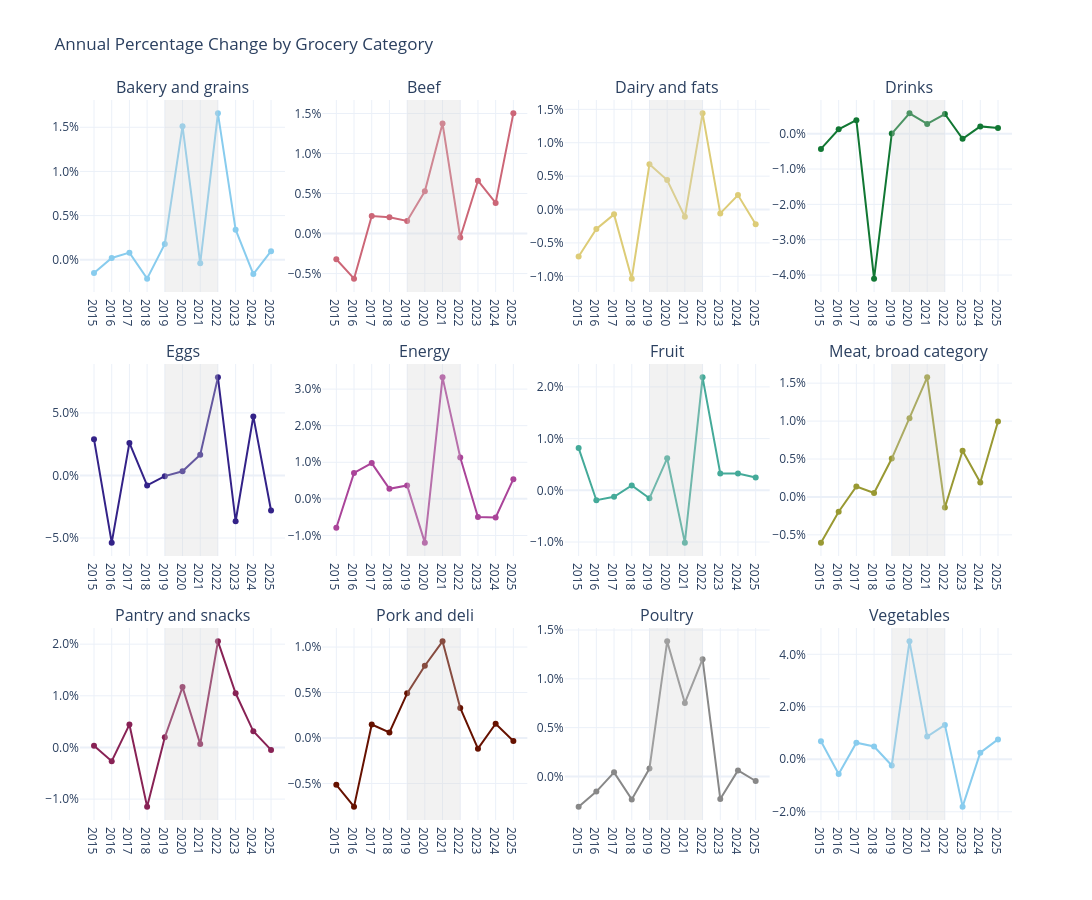
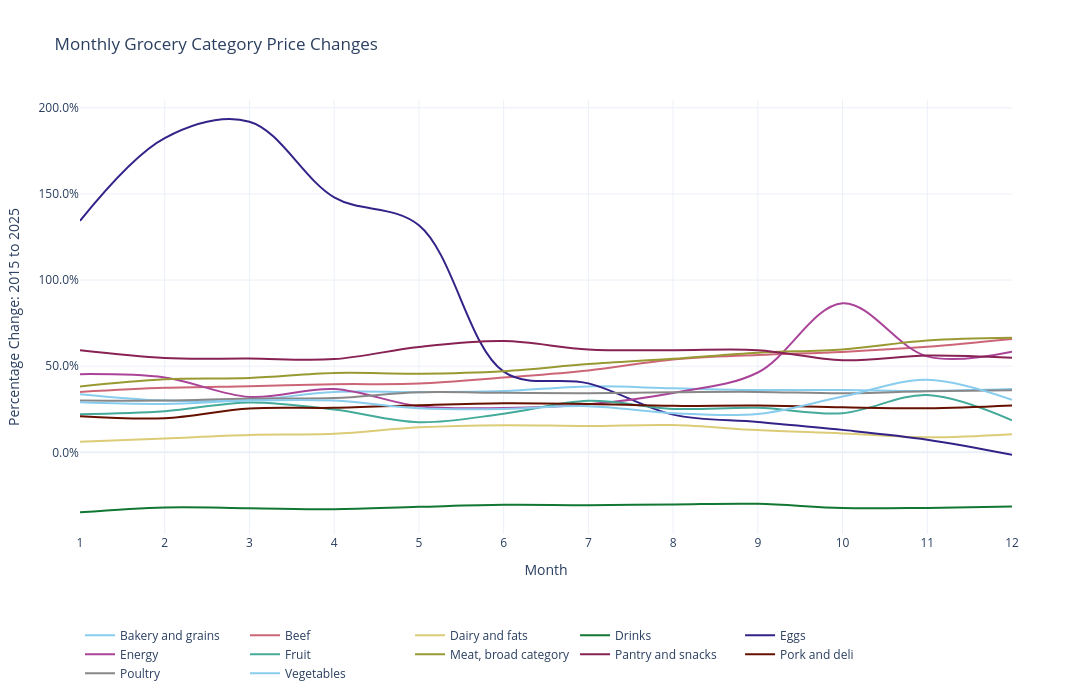
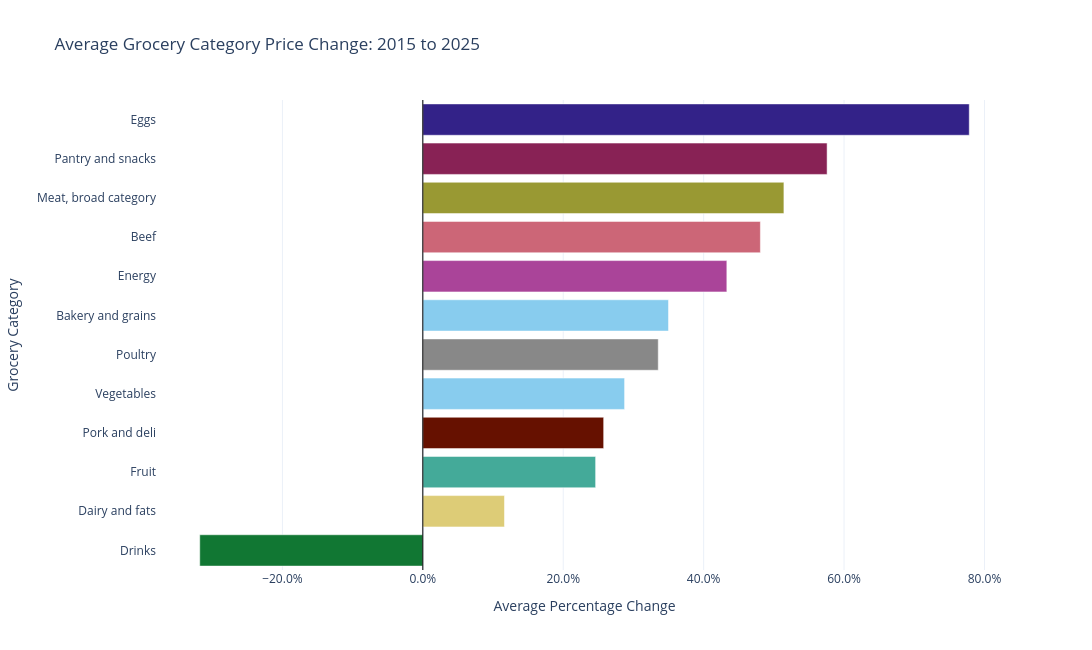

Notebook cell for these charts, in order:
### Markdown cell above
### Question 1: Which grocery categories experienced the highest price increases between 2015 and 2025?

### Code cell
# Creating the df with only the categories and the percentage changing. 
df_pct_cat_monthly = df_project_categories.pct_change()

df_pct_cat_monthly = df_pct_cat_monthly.loc[:, 
    (df_pct_cat_monthly.columns != "Consumer_Price_Index") &
     (df_pct_cat_monthly.columns != "Average_Hourly_Wage")]
# Dropping the first row (Null row, no previous data)

df_pct_cat_monthly = df_pct_cat_monthly.dropna(how="all")

# Creating pivot table per year.

df_pct_pivot = df_pct_cat_monthly.pivot_table(
    index = df_pct_cat_monthly.index.year,
    aggfunc="mean")

# Creating interactive plots for each category.

fig = make_subplots(
    rows=3,
    cols=4,
    subplot_titles=df_pct_pivot.columns,
    horizontal_spacing=0.04,
    vertical_spacing=0.10
)

for i, column in enumerate(df_pct_pivot.columns):
    row = (i // 4) + 1
    col = (i % 4) + 1

    fig.add_trace(
        go.Scatter(
            x=df_pct_pivot.index,
            y=df_pct_pivot[column],
            mode="lines+markers",
            name=column,
            line=dict(color=category_colors[column], width=2),
            marker=dict(color=category_colors[column]),
            hovertemplate=(
                f"Category: {column}<br>"
                "Year: %{x}<br>"
                "Change: %{y:.2%}"
                "<extra></extra>"
            )
        ),
        row=row,
        col=col
    )

    fig.add_vrect(
        x0=2019,
        x1=2022,
        fillcolor="lightgray",
        opacity=0.30,
        line_width=0,
        row=row,
        col=col
    )

fig.update_layout(
    title="Annual Percentage Change by Grocery Category",
    width=1400,
    height=900,
    template="plotly_white",
    showlegend=False
)

fig.update_xaxes(dtick=1)
fig.update_yaxes(tickformat=".1%")

fig.show()

## These plots I created using AI because they are interactive. 

# Answering the question. 

# Gathering values from 2015 to 2025

df_price_changes = df_project_categories.loc[((df_project_categories.index.year == 2015) | (df_project_categories.index.year == 2025)), :]

df_price_changes = df_price_changes.loc[:, 
    (df_price_changes.columns != "Consumer_Price_Index") &
    (df_price_changes.columns != "Average_Hourly_Wage")]

# Creating one df for each year

price_2015 = df_price_changes[df_price_changes.index.year == 2015].copy()
price_2025 = df_price_changes[df_price_changes.index.year == 2025].copy()

price_2015.index = price_2015.index.month
price_2025.index = price_2025.index.month

# Gathering the change between months of both years. 

monthly_difference = (price_2025 - price_2015)
monthly_change_pct = monthly_difference / price_2015
monthly_change_pct

# Plotting

fig = go.Figure()

for column in monthly_change_pct.columns:
    fig.add_trace(
        go.Scatter(
            x=monthly_change_pct.index,
            y=monthly_change_pct[column],
            mode="lines",
            name=column,
            line=dict(color=category_colors[column], width=2),
            line_shape="spline",
            hovertemplate=(
                f"Category: {column}<br>"
                "Month: %{x}<br>"
                "Change: %{y:.2%}"
                "<extra></extra>"
            )
        )
    )

fig.update_layout(
    title="Monthly Grocery Category Price Changes",
    width=1200,
    height=700,
    xaxis_title="Month",
    yaxis_title="Percentage Change: 2015 to 2025",
    xaxis=dict(dtick=1),
    yaxis=dict(tickformat=".1%"),
    hovermode="closest",
    template="plotly_white",
    legend=dict(
        orientation="h",
        y=-0.20,
        x=0
    ),
    margin=dict(b=130)
)

fig.show()

### These plots I created using AI because they are interactive. 


# Ranking the mean per category. 

monthly_change_pct_mean = monthly_change_pct.mean()

monthly_change_pct_mean.sort_values(ascending=False)

# Plotting the mean final.
ranked_categories = (
    monthly_change_pct_mean
    .sort_values(ascending=True)
    .rename("average_percentage_change")
    .reset_index()
)

ranked_categories.columns = [
    "category",
    "average_percentage_change"
]

fig = go.Figure()

fig.add_trace(
    go.Bar(
        x=ranked_categories["average_percentage_change"],
        y=ranked_categories["category"],
        orientation="h",
        marker_color=[
            category_colors[category]
            for category in ranked_categories["category"]
        ],
        hovertemplate=(
            "Category: %{y}<br>"
            "Average change: %{x:.2%}"
            "<extra></extra>"
        )
    )
)

fig.update_layout(
    title="Average Grocery Category Price Change: 2015 to 2025",
    xaxis_title="Average Percentage Change",
    yaxis_title="Grocery Category",
    xaxis=dict(tickformat=".1%"),
    template="plotly_white",
    width=1200,
    height=650,
    hovermode="closest"
)

fig.add_vline(
    x=0,
    line_width=1,
    line_color="black"
)

fig.show()

### Figure 1 — Plotly figure (JSON) as saved in the notebook; plotly's stock layout.template omitted (floating-point values rounded to 4 significant figures)
{"data": [{"hovertemplate": "Category: Bakery and grains<br>Year: %{x}<br>Change: %{y:.2%}<extra></extra>", "line": {"color": "rgb(136, 204, 238)", "width": 2}, "marker": {"color": "rgb(136, 204, 238)"}, "mode": "lines+markers", "name": "Bakery and grains", "type": "scatter", "x": [2015, 2016, 2017, 2018, 2019, 2020, 2021, 2022, 2023, 2024, 2025], "xaxis": "x", "y": [-0.001493, 0.000199, 0.000808, -0.002136, 0.001796, 0.01512, -0.0003952, 0.01657, 0.0034, -0.001614, 0.0009683], "yaxis": "y"}, {"hovertemplate": "Category: Beef<br>Year: %{x}<br>Change: %{y:.2%}<extra></extra>", "line": {"color": "rgb(204, 102, 119)", "width": 2}, "marker": {"color": "rgb(204, 102, 119)"}, "mode": "lines+markers", "name": "Beef", "type": "scatter", "x": [2015, 2016, 2017, 2018, 2019, 2020, 2021, 2022, 2023, 2024, 2025], "xaxis": "x2", "y": [-0.003212, -0.005634, 0.002181, 0.002025, 0.001575, 0.005282, 0.01377, -0.0004952, 0.006605, 0.00383, 0.01502], "yaxis": "y2"}, {"hovertemplate": "Category: Dairy and fats<br>Year: %{x}<br>Change: %{y:.2%}<extra></extra>", "line": {"color": "rgb(221, 204, 119)", "width": 2}, "marker": {"color": "rgb(221, 204, 119)"}, "mode": "lines+markers", "name": "Dairy and fats", "type": "scatter", "x": [2015, 2016, 2017, 2018, 2019, 2020, 2021, 2022, 2023, 2024, 2025], "xaxis": "x3", "y": [-0.007022, -0.002917, -0.0007239, -0.01035, 0.006783, 0.004403, -0.001092, 0.0144, -0.0005774, 0.002174, -0.00219], "yaxis": "y3"}, {"hovertemplate": "Category: Drinks<br>Year: %{x}<br>Change: %{y:.2%}<extra></extra>", "line": {"color": "rgb(17, 119, 51)", "width": 2}, "marker": {"color": "rgb(17, 119, 51)"}, "mode": "lines+markers", "name": "Drinks", "type": "scatter", "x": [2015, 2016, 2017, 2018, 2019, 2020, 2021, 2022, 2023, 2024, 2025], "xaxis": "x4", "y": [-0.004305, 0.001249, 0.003832, -0.04102, 2.713e-05, 0.005757, 0.002755, 0.005565, -0.001434, 0.002067, 0.001617], "yaxis": "y4"}, {"hovertemplate": "Category: Eggs<br>Year: %{x}<br>Change: %{y:.2%}<extra></extra>", "line": {"color": "rgb(51, 34, 136)", "width": 2}, "marker": {"color": "rgb(51, 34, 136)"}, "mode": "lines+markers", "name": "Eggs", "type": "scatter", "x": [2015, 2016, 2017, 2018, 2019, 2020, 2021, 2022, 2023, 2024, 2025], "xaxis": "x5", "y": [0.02899, -0.05371, 0.02604, -0.007937, -0.0005369, 0.003327, 0.01653, 0.07844, -0.03661, 0.0472, -0.02805], "yaxis": "y5"}, {"hovertemplate": "Category: Energy<br>Year: %{x}<br>Change: %{y:.2%}<extra></extra>", "line": {"color": "rgb(170, 68, 153)", "width": 2}, "marker": {"color": "rgb(170, 68, 153)"}, "mode": "lines+markers", "name": "Energy", "type": "scatter", "x": [2015, 2016, 2017, 2018, 2019, 2020, 2021, 2022, 2023, 2024, 2025], "xaxis": "x6", "y": [-0.007908, 0.007079, 0.00977, 0.002746, 0.00365, -0.01196, 0.03321, 0.01128, -0.004949, -0.005056, 0.005386], "yaxis": "y6"}, {"hovertemplate": "Category: Fruit<br>Year: %{x}<br>Change: %{y:.2%}<extra></extra>", "line": {"color": "rgb(68, 170, 153)", "width": 2}, "marker": {"color": "rgb(68, 170, 153)"}, "mode": "lines+markers", "name": "Fruit", "type": "scatter", "x": [2015, 2016, 2017, 2018, 2019, 2020, 2021, 2022, 2023, 2024, 2025], "xaxis": "x7", "y": [0.008171, -0.001916, -0.001251, 0.0009377, -0.001539, 0.006189, -0.01012, 0.02184, 0.003262, 0.003231, 0.002484], "yaxis": "y7"}, {"hovertemplate": "Category: Meat, broad category<br>Year: %{x}<br>Change: %{y:.2%}<extra></extra>", "line": {"color": "rgb(153, 153, 51)", "width": 2}, "marker": {"color": "rgb(153, 153, 51)"}, "mode": "lines+markers", "name": "Meat, broad category", "type": "scatter", "x": [2015, 2016, 2017, 2018, 2019, 2020, 2021, 2022, 2023, 2024, 2025], "xaxis": "x8", "y": [-0.006027, -0.001957, 0.001373, 0.0005332, 0.005059, 0.01038, 0.01576, -0.001389, 0.006085, 0.001901, 0.009945], "yaxis": "y8"}, {"hovertemplate": "Category: Pantry and snacks<br>Year: %{x}<br>Change: %{y:.2%}<extra></extra>", "line": {"color": "rgb(136, 34, 85)", "width": 2}, "marker": {"color": "rgb(136, 34, 85)"}, "mode": "lines+markers", "name": "Pantry and snacks", "type": "scatter", "x": [2015, 2016, 2017, 2018, 2019, 2020, 2021, 2022, 2023, 2024, 2025], "xaxis": "x9", "y": [0.0003295, -0.002664, 0.004431, -0.01147, 0.001971, 0.01169, 0.0006529, 0.02054, 0.01049, 0.003126, -0.0004727], "yaxis": "y9"}, {"hovertemplate": "Category: Pork and deli<br>Year: %{x}<br>Change: %{y:.2%}<extra></extra>", "line": {"color": "rgb(102, 17, 0)", "width": 2}, "marker": {"color": "rgb(102, 17, 0)"}, "mode": "lines+markers", "name": "Pork and deli", "type": "scatter", "x": [2015, 2016, 2017, 2018, 2019, 2020, 2021, 2022, 2023, 2024, 2025], "xaxis": "x10", "y": [-0.005145, -0.007552, 0.001485, 0.0006089, 0.004907, 0.00795, 0.01063, 0.003309, -0.001176, 0.001572, -0.0003261], "yaxis": "y10"}, {"hovertemplate": "Category: Poultry<br>Year: %{x}<br>Change: %{y:.2%}<extra></extra>", "line": {"color": "rgb(136, 136, 136)", "width": 2}, "marker": {"color": "rgb(136, 136, 136)"}, "mode": "lines+markers", "name": "Poultry", "type": "scatter", "x": [2015, 2016, 2017, 2018, 2019, 2020, 2021, 2022, 2023, 2024, 2025], "xaxis": "x11", "y": [-0.003092, -0.001547, 0.000422, -0.002351, 0.0008082, 0.01384, 0.007529, 0.01201, -0.002307, 0.0006191, -0.0004653], "yaxis": "y11"}, {"hovertemplate": "Category: Vegetables<br>Year: %{x}<br>Change: %{y:.2%}<extra></extra>", "line": {"color": "rgb(136, 204, 238)", "width": 2}, "marker": {"color": "rgb(136, 204, 238)"}, "mode": "lines+markers", "name": "Vegetables", "type": "scatter", "x": [2015, 2016, 2017, 2018, 2019, 2020, 2021, 2022, 2023, 2024, 2025], "xaxis": "x12", "y": [0.006844, -0.005637, 0.006338, 0.004883, -0.002374, 0.04493, 0.008654, 0.0131, -0.01804, 0.002511, 0.007572], "yaxis": "y12"}], "layout": {"annotations": [{"font": {"size": 16}, "showarrow": false, "text": "Bakery and grains", "x": 0.11, "xanchor": "center", "xref": "paper", "y": 1, "yanchor": "bottom", "yref": "paper"}, {"font": {"size": 16}, "showarrow": false, "text": "Beef", "x": 0.37, "xanchor": "center", "xref": "paper", "y": 1, "yanchor": "bottom", "yref": "paper"}, {"font": {"size": 16}, "showarrow": false, "text": "Dairy and fats", "x": 0.63, "xanchor": "center", "xref": "paper", "y": 1, "yanchor": "bottom", "yref": "paper"}, {"font": {"size": 16}, "showarrow": false, "text": "Drinks", "x": 0.89, "xanchor": "center", "xref": "paper", "y": 1, "yanchor": "bottom", "yref": "paper"}, {"font": {"size": 16}, "showarrow": false, "text": "Eggs", "x": 0.11, "xanchor": "center", "xref": "paper", "y": 0.6333, "yanchor": "bottom", "yref": "paper"}, {"font": {"size": 16}, "showarrow": false, "text": "Energy", "x": 0.37, "xanchor": "center", "xref": "paper", "y": 0.6333, "yanchor": "bottom", "yref": "paper"}, {"font": {"size": 16}, "showarrow": false, "text": "Fruit", "x": 0.63, "xanchor": "center", "xref": "paper", "y": 0.6333, "yanchor": "bottom", "yref": "paper"}, {"font": {"size": 16}, "showarrow": false, "text": "Meat, broad category", "x": 0.89, "xanchor": "center", "xref": "paper", "y": 0.6333, "yanchor": "bottom", "yref": "paper"}, {"font": {"size": 16}, "showarrow": false, "text": "Pantry and snacks", "x": 0.11, "xanchor": "center", "xref": "paper", "y": 0.2667, "yanchor": "bottom", "yref": "paper"}, {"font": {"size": 16}, "showarrow": false, "text": "Pork and deli", "x": 0.37, "xanchor": "center", "xref": "paper", "y": 0.2667, "yanchor": "bottom", "yref": "paper"}, {"font": {"size": 16}, "showarrow": false, "text": "Poultry", "x": 0.63, "xanchor": "center", "xref": "paper", "y": 0.2667, "yanchor": "bottom", "yref": "paper"}, {"font": {"size": 16}, "showarrow": false, "text": "Vegetables", "x": 0.89, "xanchor": "center", "xref": "paper", "y": 0.2667, "yanchor": "bottom", "yref": "paper"}], "height": 900, "shapes": [{"fillcolor": "lightgray", "line": {"width": 0}, "opacity": 0.3, "type": "rect", "x0": 2019, "x1": 2022, "xref": "x", "y0": 0, "y1": 1, "yref": "y domain"}, {"fillcolor": "lightgray", "line": {"width": 0}, "opacity": 0.3, "type": "rect", "x0": 2019, "x1": 2022, "xref": "x2", "y0": 0, "y1": 1, "yref": "y2 domain"}, {"fillcolor": "lightgray", "line": {"width": 0}, "opacity": 0.3, "type": "rect", "x0": 2019, "x1": 2022, "xref": "x3", "y0": 0, "y1": 1, "yref": "y3 domain"}, {"fillcolor": "lightgray", "line": {"width": 0}, "opacity": 0.3, "type": "rect", "x0": 2019, "x1": 2022, "xref": "x4", "y0": 0, "y1": 1, "yref": "y4 domain"}, {"fillcolor": "lightgray", "line": {"width": 0}, "opacity": 0.3, "type": "rect", "x0": 2019, "x1": 2022, "xref": "x5", "y0": 0, "y1": 1, "yref": "y5 domain"}, {"fillcolor": "lightgray", "line": {"width": 0}, "opacity": 0.3, "type": "rect", "x0": 2019, "x1": 2022, "xref": "x6", "y0": 0, "y1": 1, "yref": "y6 domain"}, {"fillcolor": "lightgray", "line": {"width": 0}, "opacity": 0.3, "type": "rect", "x0": 2019, "x1": 2022, "xref": "x7", "y0": 0, "y1": 1, "yref": "y7 domain"}, {"fillcolor": "lightgray", "line": {"width": 0}, "opacity": 0.3, "type": "rect", "x0": 2019, "x1": 2022, "xref": "x8", "y0": 0, "y1": 1, "yref": "y8 domain"}, {"fillcolor": "lightgray", "line": {"width": 0}, "opacity": 0.3, "type": "rect", "x0": 2019, "x1": 2022, "xref": "x9", "y0": 0, "y1": 1, "yref": "y9 domain"}, {"fillcolor": "lightgray", "line": {"width": 0}, "opacity": 0.3, "type": "rect", "x0": 2019, "x1": 2022, "xref": "x10", "y0": 0, "y1": 1, "yref": "y10 domain"}, {"fillcolor": "lightgray", "line": {"width": 0}, "opacity": 0.3, "type": "rect", "x0": 2019, "x1": 2022, "xref": "x11", "y0": 0, "y1": 1, "yref": "y11 domain"}, {"fillcolor": "lightgray", "line": {"width": 0}, "opacity": 0.3, "type": "rect", "x0": 2019, "x1": 2022, "xref": "x12", "y0": 0, "y1": 1, "yref": "y12 domain"}], "showlegend": false, "title": {"text": "Annual Percentage Change by Grocery Category"}, "width": 1400, "xaxis": {"anchor": "y", "domain": [0, 0.22], "dtick": 1}, "xaxis10": {"anchor": "y10", "domain": [0.26, 0.48], "dtick": 1}, "xaxis11": {"anchor": "y11", "domain": [0.52, 0.74], "dtick": 1}, "xaxis12": {"anchor": "y12", "domain": [0.78, 1], "dtick": 1}, "xaxis2": {"anchor": "y2", "domain": [0.26, 0.48], "dtick": 1}, "xaxis3": {"anchor": "y3", "domain": [0.52, 0.74], "dtick": 1}, "xaxis4": {"anchor": "y4", "domain": [0.78, 1], "dtick": 1}, "xaxis5": {"anchor": "y5", "domain": [0, 0.22], "dtick": 1}, "xaxis6": {"anchor": "y6", "domain": [0.26, 0.48], "dtick": 1}, "xaxis7": {"anchor": "y7", "domain": [0.52, 0.74], "dtick": 1}, "xaxis8": {"anchor": "y8", "domain": [0.78, 1], "dtick": 1}, "xaxis9": {"anchor": "y9", "domain": [0, 0.22], "dtick": 1}, "yaxis": {"anchor": "x", "domain": [0.7333, 1], "tickformat": ".1%"}, "yaxis10": {"anchor": "x10", "domain": [0, 0.2667], "tickformat": ".1%"}, "yaxis11": {"anchor": "x11", "domain": [0, 0.2667], "tickformat": ".1%"}, "yaxis12": {"anchor": "x12", "domain": [0, 0.2667], "tickformat": ".1%"}, "yaxis2": {"anchor": "x2", "domain": [0.7333, 1], "tickformat": ".1%"}, "yaxis3": {"anchor": "x3", "domain": [0.7333, 1], "tickformat": ".1%"}, "yaxis4": {"anchor": "x4", "domain": [0.7333, 1], "tickformat": ".1%"}, "yaxis5": {"anchor": "x5", "domain": [0.3667, 0.6333], "tickformat": ".1%"}, "yaxis6": {"anchor": "x6", "domain": [0.3667, 0.6333], "tickformat": ".1%"}, "yaxis7": {"anchor": "x7", "domain": [0.3667, 0.6333], "tickformat": ".1%"}, "yaxis8": {"anchor": "x8", "domain": [0.3667, 0.6333], "tickformat": ".1%"}, "yaxis9": {"anchor": "x9", "domain": [0, 0.2667], "tickformat": ".1%"}}}

### Figure 2 — Plotly figure (JSON) as saved in the notebook; plotly's stock layout.template omitted (floating-point values rounded to 4 significant figures)
{"data": [{"hovertemplate": "Category: Bakery and grains<br>Month: %{x}<br>Change: %{y:.2%}<extra></extra>", "line": {"color": "rgb(136, 204, 238)", "shape": "spline", "width": 2}, "mode": "lines", "name": "Bakery and grains", "type": "scatter", "x": [1, 2, 3, 4, 5, 6, 7, 8, 9, 10, 11, 12], "y": [0.3376, 0.3005, 0.3033, 0.3496, 0.3494, 0.3557, 0.3827, 0.3719, 0.3618, 0.3622, 0.3566, 0.3677]}, {"hovertemplate": "Category: Beef<br>Month: %{x}<br>Change: %{y:.2%}<extra></extra>", "line": {"color": "rgb(204, 102, 119)", "shape": "spline", "width": 2}, "mode": "lines", "name": "Beef", "type": "scatter", "x": [1, 2, 3, 4, 5, 6, 7, 8, 9, 10, 11, 12], "y": [0.3507, 0.3742, 0.3842, 0.3954, 0.3989, 0.4338, 0.475, 0.5389, 0.565, 0.5831, 0.6126, 0.658]}, {"hovertemplate": "Category: Dairy and fats<br>Month: %{x}<br>Change: %{y:.2%}<extra></extra>", "line": {"color": "rgb(221, 204, 119)", "shape": "spline", "width": 2}, "mode": "lines", "name": "Dairy and fats", "type": "scatter", "x": [1, 2, 3, 4, 5, 6, 7, 8, 9, 10, 11, 12], "y": [0.0609, 0.08096, 0.1012, 0.1076, 0.145, 0.1577, 0.1528, 0.1582, 0.129, 0.1098, 0.08726, 0.1052]}, {"hovertemplate": "Category: Drinks<br>Month: %{x}<br>Change: %{y:.2%}<extra></extra>", "line": {"color": "rgb(17, 119, 51)", "shape": "spline", "width": 2}, "mode": "lines", "name": "Drinks", "type": "scatter", "x": [1, 2, 3, 4, 5, 6, 7, 8, 9, 10, 11, 12], "y": [-0.3481, -0.3198, -0.324, -0.33, -0.3166, -0.3047, -0.3067, -0.3028, -0.2991, -0.3236, -0.3225, -0.3149]}, {"hovertemplate": "Category: Eggs<br>Month: %{x}<br>Change: %{y:.2%}<extra></extra>", "line": {"color": "rgb(51, 34, 136)", "shape": "spline", "width": 2}, "mode": "lines", "name": "Eggs", "type": "scatter", "x": [1, 2, 3, 4, 5, 6, 7, 8, 9, 10, 11, 12], "y": [1.344, 1.824, 1.919, 1.48, 1.318, 0.4689, 0.4004, 0.2188, 0.176, 0.1303, 0.07357, -0.01418]}, {"hovertemplate": "Category: Energy<br>Month: %{x}<br>Change: %{y:.2%}<extra></extra>", "line": {"color": "rgb(170, 68, 153)", "shape": "spline", "width": 2}, "mode": "lines", "name": "Energy", "type": "scatter", "x": [1, 2, 3, 4, 5, 6, 7, 8, 9, 10, 11, 12], "y": [0.454, 0.4344, 0.3217, 0.3675, 0.2675, 0.2574, 0.2787, 0.3446, 0.4636, 0.8654, 0.5569, 0.5847]}, {"hovertemplate": "Category: Fruit<br>Month: %{x}<br>Change: %{y:.2%}<extra></extra>", "line": {"color": "rgb(68, 170, 153)", "shape": "spline", "width": 2}, "mode": "lines", "name": "Fruit", "type": "scatter", "x": [1, 2, 3, 4, 5, 6, 7, 8, 9, 10, 11, 12], "y": [0.2214, 0.2391, 0.2899, 0.2486, 0.1747, 0.224, 0.299, 0.2522, 0.2585, 0.2273, 0.3328, 0.186]}, {"hovertemplate": "Category: Meat, broad category<br>Month: %{x}<br>Change: %{y:.2%}<extra></extra>", "line": {"color": "rgb(153, 153, 51)", "shape": "spline", "width": 2}, "mode": "lines", "name": "Meat, broad category", "type": "scatter", "x": [1, 2, 3, 4, 5, 6, 7, 8, 9, 10, 11, 12], "y": [0.3825, 0.4247, 0.4314, 0.4604, 0.4568, 0.4713, 0.5122, 0.543, 0.5785, 0.5976, 0.6489, 0.6645]}, {"hovertemplate": "Category: Pantry and snacks<br>Month: %{x}<br>Change: %{y:.2%}<extra></extra>", "line": {"color": "rgb(136, 34, 85)", "shape": "spline", "width": 2}, "mode": "lines", "name": "Pantry and snacks", "type": "scatter", "x": [1, 2, 3, 4, 5, 6, 7, 8, 9, 10, 11, 12], "y": [0.5921, 0.5474, 0.5446, 0.5411, 0.6116, 0.6456, 0.5969, 0.5926, 0.5933, 0.5343, 0.5619, 0.5487]}, {"hovertemplate": "Category: Pork and deli<br>Month: %{x}<br>Change: %{y:.2%}<extra></extra>", "line": {"color": "rgb(102, 17, 0)", "shape": "spline", "width": 2}, "mode": "lines", "name": "Pork and deli", "type": "scatter", "x": [1, 2, 3, 4, 5, 6, 7, 8, 9, 10, 11, 12], "y": [0.2094, 0.198, 0.2544, 0.2581, 0.274, 0.2852, 0.2807, 0.2699, 0.272, 0.2614, 0.2556, 0.2723]}, {"hovertemplate": "Category: Poultry<br>Month: %{x}<br>Change: %{y:.2%}<extra></extra>", "line": {"color": "rgb(136, 136, 136)", "shape": "spline", "width": 2}, "mode": "lines", "name": "Poultry", "type": "scatter", "x": [1, 2, 3, 4, 5, 6, 7, 8, 9, 10, 11, 12], "y": [0.3014, 0.3005, 0.3122, 0.3151, 0.3487, 0.3456, 0.3428, 0.3488, 0.3508, 0.3426, 0.3547, 0.3606]}, {"hovertemplate": "Category: Vegetables<br>Month: %{x}<br>Change: %{y:.2%}<extra></extra>", "line": {"color": "rgb(136, 204, 238)", "shape": "spline", "width": 2}, "mode": "lines", "name": "Vegetables", "type": "scatter", "x": [1, 2, 3, 4, 5, 6, 7, 8, 9, 10, 11, 12], "y": [0.2902, 0.2809, 0.3009, 0.3005, 0.2566, 0.2519, 0.2678, 0.2273, 0.2228, 0.3237, 0.4212, 0.3047]}], "layout": {"height": 700, "hovermode": "closest", "legend": {"orientation": "h", "x": 0, "y": -0.2}, "margin": {"b": 130}, "title": {"text": "Monthly Grocery Category Price Changes"}, "width": 1200, "xaxis": {"dtick": 1, "title": {"text": "Month"}}, "yaxis": {"tickformat": ".1%", "title": {"text": "Percentage Change: 2015 to 2025"}}}}

### Figure 3 — Plotly figure (JSON) as saved in the notebook; plotly's stock layout.template omitted (floating-point values rounded to 4 significant figures)
{"data": [{"hovertemplate": "Category: %{y}<br>Average change: %{x:.2%}<extra></extra>", "marker": {"color": ["rgb(17, 119, 51)", "rgb(221, 204, 119)", "rgb(68, 170, 153)", "rgb(102, 17, 0)", "rgb(136, 204, 238)", "rgb(136, 136, 136)", "rgb(136, 204, 238)", "rgb(170, 68, 153)", "rgb(204, 102, 119)", "rgb(153, 153, 51)", "rgb(136, 34, 85)", "rgb(51, 34, 136)"]}, "orientation": "h", "type": "bar", "x": [-0.3177, 0.1163, 0.2461, 0.2576, 0.2874, 0.3353, 0.3499, 0.433, 0.4808, 0.5143, 0.5759, 0.7783], "y": ["Drinks", "Dairy and fats", "Fruit", "Pork and deli", "Vegetables", "Poultry", "Bakery and grains", "Energy", "Beef", "Meat, broad category", "Pantry and snacks", "Eggs"]}], "layout": {"height": 650, "hovermode": "closest", "shapes": [{"line": {"color": "black", "width": 1}, "type": "line", "x0": 0, "x1": 0, "xref": "x", "y0": 0, "y1": 1, "yref": "y domain"}], "title": {"text": "Average Grocery Category Price Change: 2015 to 2025"}, "width": 1200, "xaxis": {"tickformat": ".1%", "title": {"text": "Average Percentage Change"}}, "yaxis": {"title": {"text": "Grocery Category"}}}}
